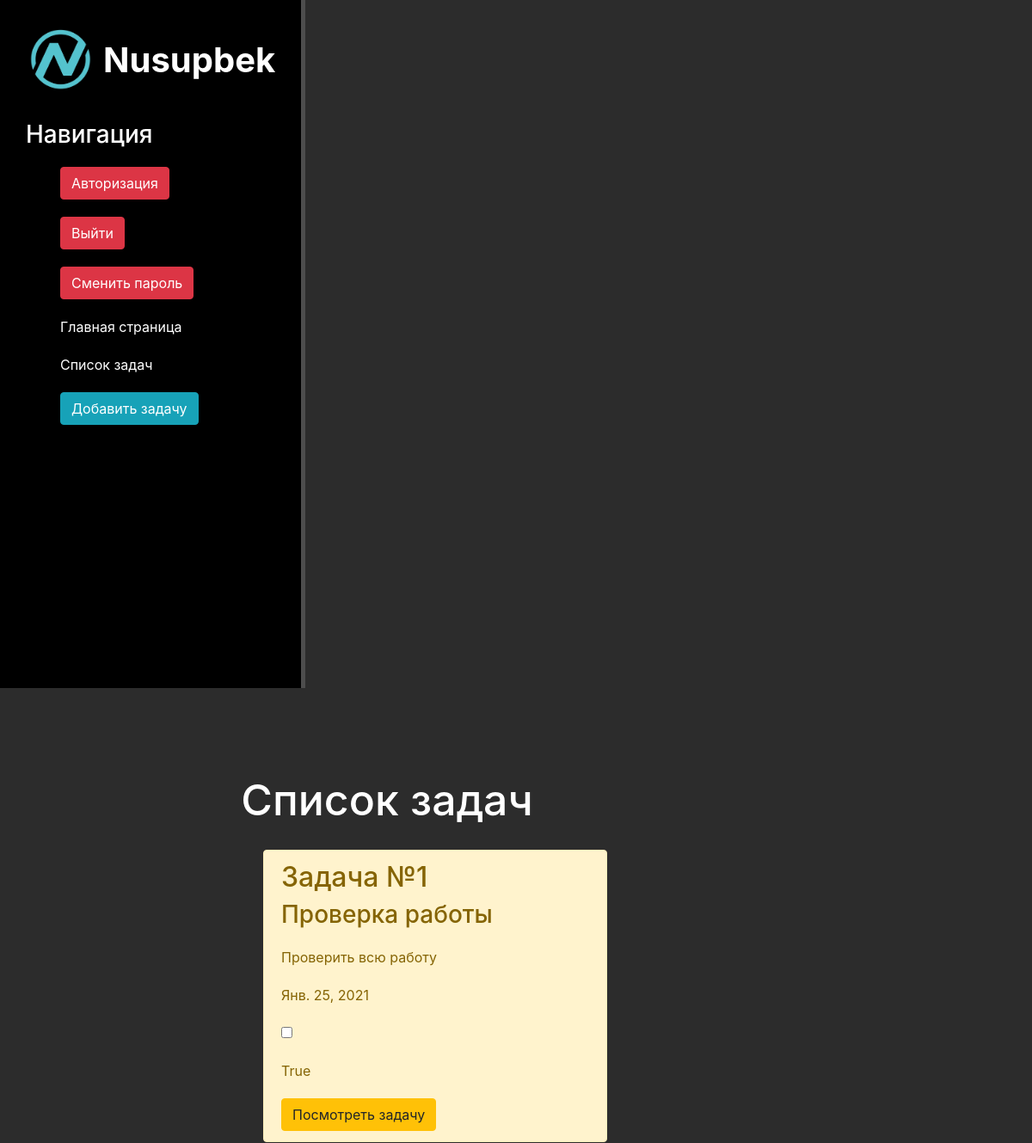
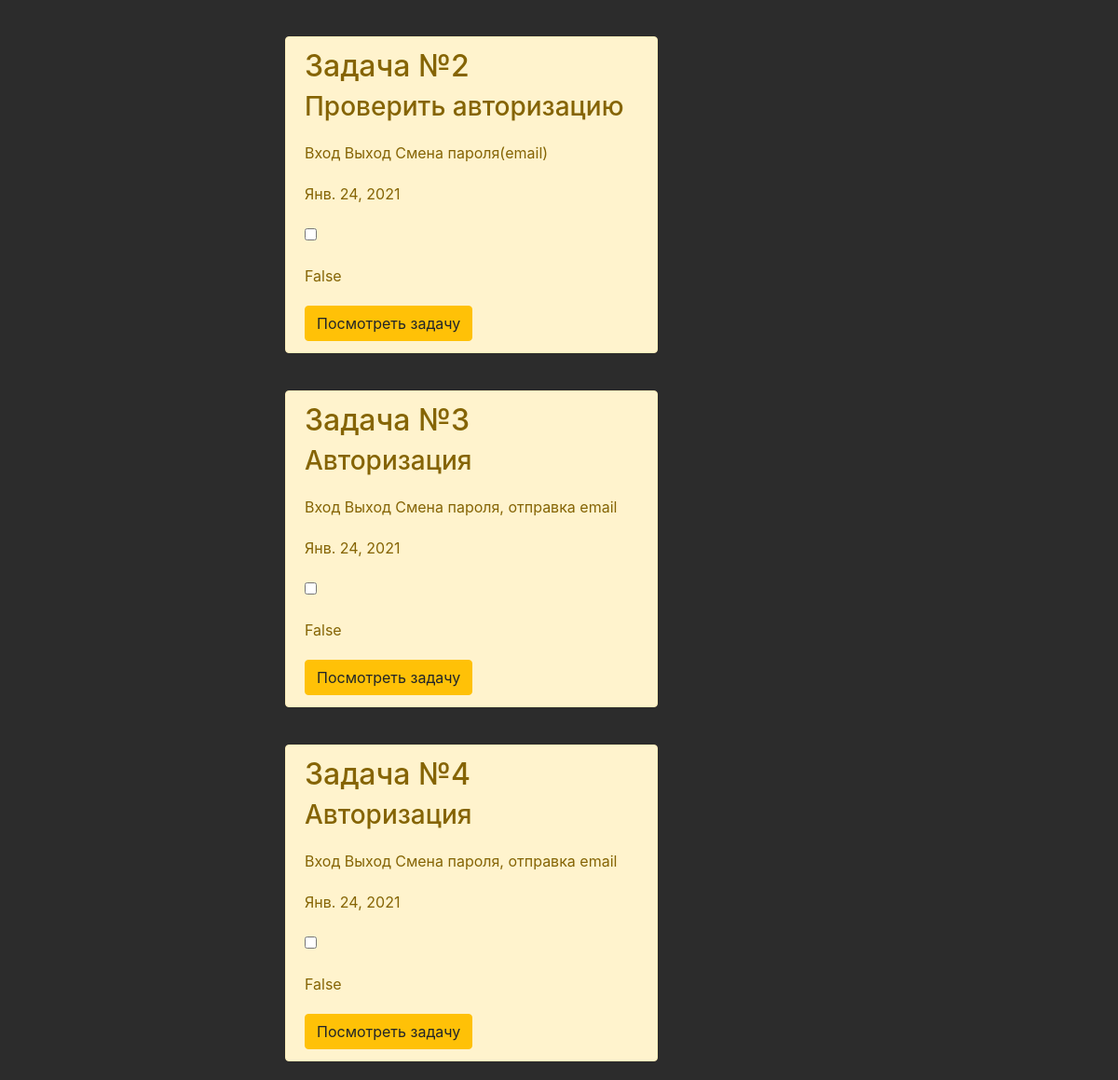
Page /work/ on the committed database (2 pictures, top to bottom).
### work/models.py (models this page shows, shortened)
class Artiсles(models.Model):
    title = models.CharField('Загаловаок задачи', max_length=100)
    description = models.TextField('Описание задачи')
    date = models.DateField('Дедлайн')
    performed = models.BooleanField('Выполнено', default = False)
    class Meta:
        verbose_name = 'Задача'
        verbose_name_plural = 'Задачи'

### work/views.py (the view)
# urls.py: path('', views.work_home, name='work_home'),
def work_home(request):
    work = Artiсles.objects.all()
    return render(request, 'work/work_home.html', {'work': work})

### work/templates/work/work_home.html (shortened to what this page needs)
{% extends 'tasks/layout.html' %}
{% block content %}
    <div class="features">
        <h1>Список задач</h1>
        {% if work %}
            {% for el in work %}
                <div class = 'alert alert-warning'>
                    <h2>Задача №{{ el.id }}</h2>
                    <h3>{{ el.title }}</h3>
                    <p>{{ el.description }}</p>
                    <p>{{ el.date }}</p>
                    <input type="checkbox" value="{{ el.performed }}"><p>{{ el.performed }}</p>
                    <a href="{% url 'work-detail' el.id %}" class="btn btn-warning">Посмотреть задачу</a>
                </div>
            {% endfor %}
        {% else %}
            <p>У вас нет задач!</p>
        {% endif %}
    </div>
{% endblock %}

### tasks/templates/tasks/layout.html (shortened to what this page needs)
{% load static %}
<!doctype html>
<html lang="ru">
<head>
    <link rel="stylesheet" href="https://stackpath.bootstrapcdn.com/bootstrap/4.5.2/css/bootstrap.min.css">
    <link rel="stylesheet" href="{% static 'tasks/css/main.css' %}">
    <link rel="stylesheet" href="https://stackpath.bootstrapcdn.com/font-awesome/4.7.0/css/font-awesome.min.css">
</head>
<body>
    <aside>
        <img src="{% static 'tasks/img/logo.png' %}" alt="Лого">
        <span class="logo">Nusupbek</span>
        <h3>Навигация</h3>
        <ul>
            <a href="{% url 'login' %}"><li><button class="btn btn-danger">Авторизация</button></li></a>
            <a href="{% url 'logout' %}"><li><button class="btn btn-danger">Выйти</button></li></a>
            <a href="{% url 'password_change' %}"><li><button class="btn btn-danger">Сменить пароль</button></li></a>
            <a href="{% url 'home' %}"><li>Главная страница</li></a>
            <a href="{% url 'work_home' %}"><li>Список задач</li></a>
            <a href="{% url 'create' %}"><li><button class="btn btn-info">Добавить задачу</button></li></a>
        </ul>
    </aside>
    <main>
        {% block content %}
        {% endblock %}
    </main>
</body>
</html>

### tasks/static/tasks/css/main.css (style rules this page uses)
body { background: #2c2c2c; }
aside { float:left; background: black; widht: 20%; padding: 2.5%; height: 100vh; color: #fff; border-right: 5px solid #4d4d4d; }
aside img { width: 80px; float: left; }
aside .logo { font-size: 40px; margin-left: 10px; font-weight: bold; position: relative; top: +10px; }
aside h3 { margin-top: 50px; font-size: 28 px; }
aside ul { list-style: none }
aside ul li { color: #fff; display: block; margin-top: 20px; transition: all .6s ease; }
main .features { float: left; color: #fff; margin-top: 100px; text-align: center; width: 75%; }
main .features h1 { font-size: 50px; }
main .features p { max-width: 400px; margin: 20px auto }
.alert-warning { float: left; clear: both; width: 400px; margin: 20px 34%; text-align: left; }

### rows in the picture
Artiсles: id "1", title "Проверка работы", description "Проверить всю работу", date "Янв. 25, 2021", performed "True"
Artiсles: id "2", title "Проверить авторизацию", description "Вход Выход Смена пароля(email)", date "Янв. 24, 2021", performed "False"
Artiсles: id "3", title "Авторизация", description "Вход Выход Смена пароля, отправка email", date "Янв. 24, 2021", performed "False"
Artiсles: id "4", title "Авторизация", description "Вход Выход Смена пароля, отправка email", date "Янв. 24, 2021", performed "False"
